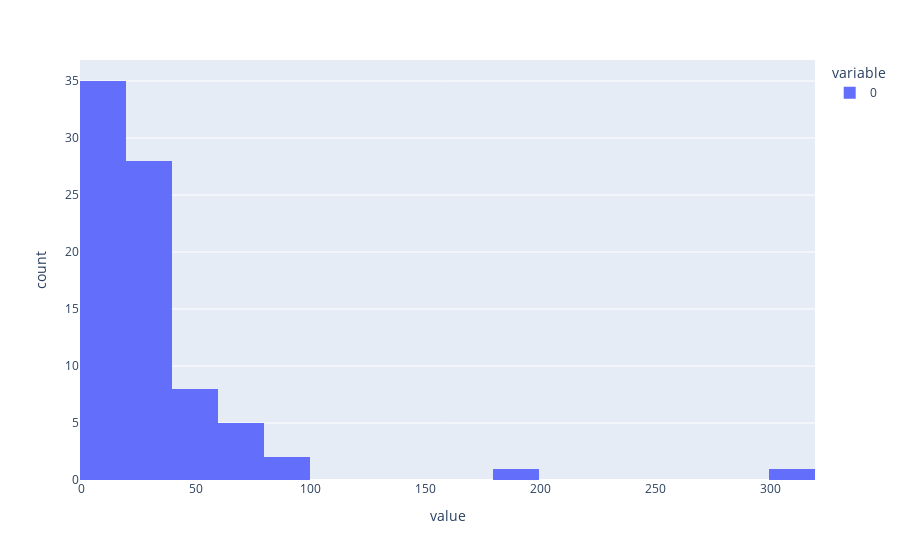

Notebook code cell kept with this figure:
### Markdown cell above
In order to decide for the padding, we need to see how the distribution of words is. So to do that, we map the encoded sequence in a histogram and then decide for the padding length.

### Code cell
padded_lengths = [len(encoded_seqs_i) for encoded_seqs_i in encoded_seqs]
px.histogram(padded_lengths)

### Figure 1 — Plotly figure (JSON) as saved in the notebook; plotly's stock layout.template omitted (floating-point values rounded to 4 significant figures)
{"data": [{"alignmentgroup": "True", "bingroup": "x", "hovertemplate": "variable=0<br>value=%{x}<br>count=%{y}<extra></extra>", "legendgroup": "0", "marker": {"color": "#636efa", "pattern": {"shape": ""}}, "name": "0", "offsetgroup": "0", "orientation": "v", "showlegend": true, "type": "histogram", "x": [8, 25, 29, 12, 72, 25, 21, 38, 13, 41, 61, 22, 6, 1, 4, 17, 12, 5, 17, 21, 4, 15, 71, 37, 14, 32, 23, 15, 9, 32, 9, 15, 22, 52, 17, 49, 90, 59, 59, 13, 19, 44, 11, 2, 24, 32, 11, 20, 304, 10, 20, 21, 23, 8, 17, 89, 20, 181, 10, 50, 10, 21, 6, 42, 30, 4, 25, 18, 30, 23, 1, 14, 21, 24, 34, 62, 15, 16, 73, 30], "xaxis": "x", "yaxis": "y"}], "layout": {"barmode": "relative", "legend": {"title": {"text": "variable"}, "tracegroupgap": 0}, "margin": {"t": 60}, "xaxis": {"anchor": "y", "domain": [0, 1], "title": {"text": "value"}}, "yaxis": {"anchor": "x", "domain": [0, 1], "title": {"text": "count"}}}}
